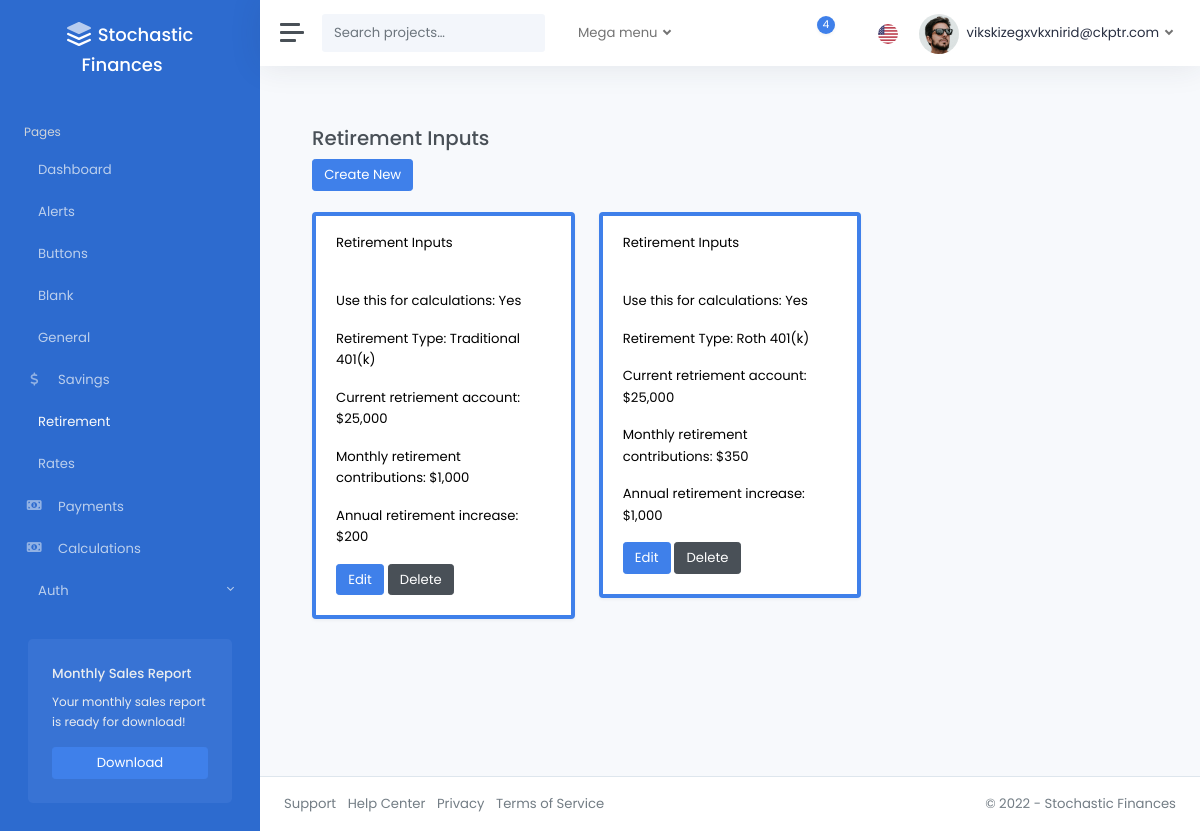
Before: /retirement/ (signed in) with the older database file.
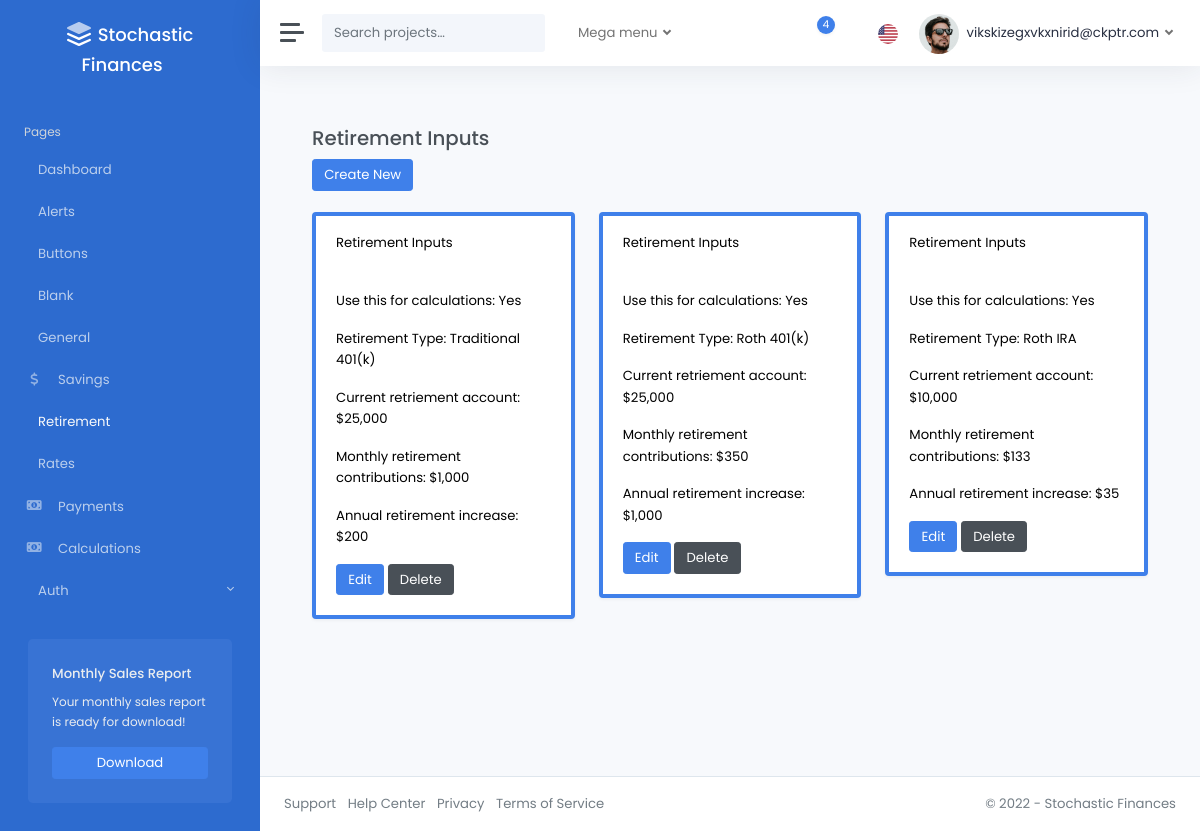
After: the same page with the newer database file.
### pages/models.py (models this page shows)
class RetirementInputsModel(models.Model):
    RETIREMENT_TYPE_CHOICES = [
        ("traditional_401k", "Traditional 401(k)"),
        ("roth_401k", "Roth 401(k)"),
        ("traditional_ira", "Traditional IRA"),
        ("roth_ira", "Roth IRA"),
    ]
    is_active = models.BooleanField(default=False)
    retirement_type = models.CharField(
        max_length=20,
        choices=RETIREMENT_TYPE_CHOICES,
        default="traditional_401k",
    )
    base_retirement = models.FloatField(
        validators=[validate_base_retirement, decimal_validator]
    )
    base_retirement_per_mo = models.FloatField(
        validators=[validate_base_retirement_per_mo, decimal_validator]
    )
    base_retirement_per_yr_increase = models.FloatField(
        validators=[validate_base_retirement_per_yr_increase, decimal_validator]
    )
    created_by = models.ForeignKey(
        CustomUser,
        related_name="retirement_inputs",
        on_delete=models.CASCADE,
        null=True,
        blank=True,
    )
    modified_at = models.DateTimeField(auto_now=True)
    class Meta:
        verbose_name_plural = "Retirement_Inputs"

### pages/views.py (the view)
@login_required
def retirement_inputs_dashboard(request):
    retirement_inputs_models = RetirementInputsModel.objects.filter(
        created_by=request.user
    )
    return render(
        request,
        "pages/retirement_inputs.html",
        {"retirement_inputs": retirement_inputs_models},
    )

### templates/pages/retirement_inputs.html (shortened to what this page needs)
{% extends 'layouts/_base.html' %}
{% load static %}
{% block content %}
<div class="container">
    <br />
    <h3>Retirement Inputs</h3>
    <div>
        <a href="{% url 'retirement_inputs_create'%}" class="btn btn-primary">Create New</a>
    </div>
    <br />
    <div class="row">
        {% for item in retirement_inputs %}
            <div class="col-md-4">
                <div class="card shadow {% if item.is_active %}border-primary{% else %}border-dark{% endif %} mb-3 text-black" style="border-width: {% if item.is_active %}4px{% else %}3px{% endif %};">
                    <div class="card-header">Retirement Inputs</div>
                    <div class="card-body">
                    <p class="card-text">Use this for calculations: {{ item.is_active|yesno|title }}</p>
                    <p class="card-text">Retirement Type: {{ item.get_retirement_type_display }}</p>
                    <p class="card-text">Current retriement account: ${{ item.base_retirement|floatformat:"0g" }}</p>
                    <p class="card-text">Monthly retirement contributions: ${{ item.base_retirement_per_mo|floatformat:"0g" }}</p>
                    <p class="card-text">Annual retirement increase: ${{ item.base_retirement_per_yr_increase|floatformat:"0g" }}</p>
                    <a href="{% url 'retirement_inputs_edit' item.id %}" class="btn btn-primary">Edit</a>
                    <a href="{% url 'retirement_inputs_delete' item.id %}" class="btn btn-secondary">Delete</a>
                    </div>
                </div>
            </div>
        {% endfor %}
    </div>
</div>
{% endblock %}

Changed rows visible on the page:
added RetirementInputsModel: is_active "Yes", retirement_type "Roth IRA", base_retirement "10,000", base_retirement_per_mo "133", base_retirement_per_yr_increase "35"
